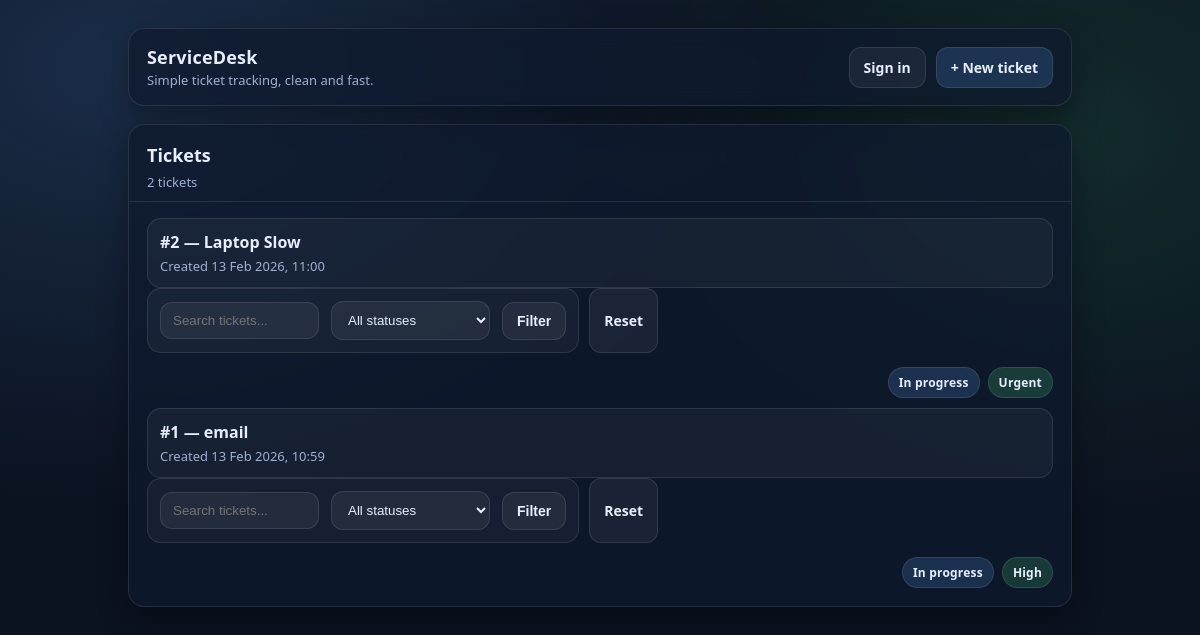
The app's page /tickets/, older data.
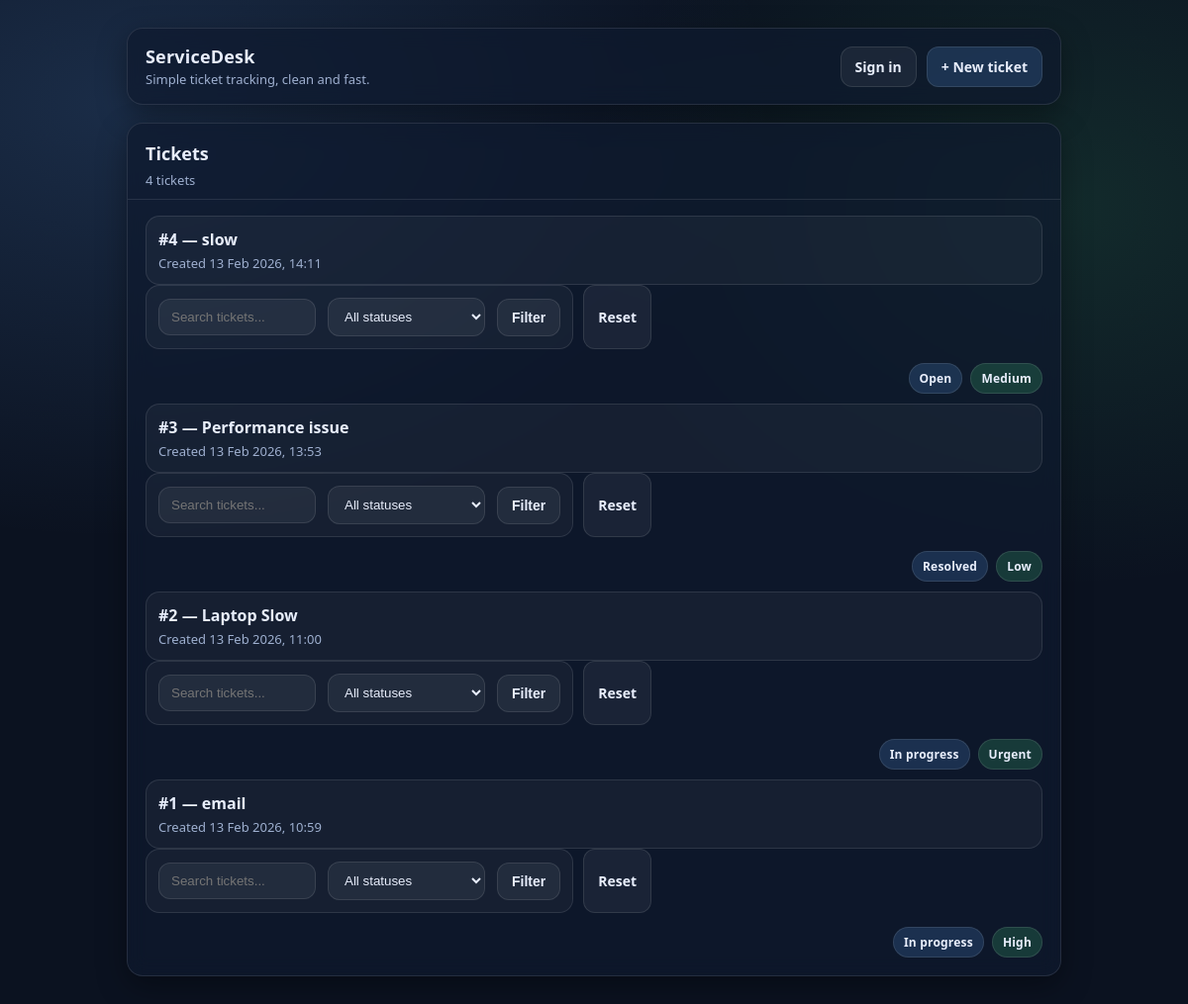
The same page, newer data.
### tickets/models.py (models this page shows, shortened)
class Ticket(models.Model):
    class Status(models.TextChoices):
        OPEN = "OPEN", "Open"
        IN_PROGRESS = "IN_PROGRESS", "In progress"
        RESOLVED = "RESOLVED", "Resolved"
        CLOSED = "CLOSED", "Closed"
    class Priority(models.TextChoices):
        LOW = "LOW", "Low"
        MEDIUM = "MEDIUM", "Medium"
        HIGH = "HIGH", "High"
        URGENT = "URGENT", "Urgent"
    title = models.CharField(max_length=200)
    description = models.TextField(blank=True)
    status = models.CharField(
        max_length=20,
        choices=Status.choices,
        default=Status.OPEN,
    )
    priority = models.CharField(
        max_length=10,
        choices=Priority.choices,
        default=Priority.MEDIUM,
    )
    owner = models.ForeignKey(
        settings.AUTH_USER_MODEL,
        on_delete=models.CASCADE,
        related_name="tickets",
        null=True,
        blank=True,
    )
    created_at = models.DateTimeField(auto_now_add=True)
    updated_at = models.DateTimeField(auto_now=True)

### tickets/views.py (the view)
# urls.py: path("tickets/", ticket_list, name="ticket_list"),
def ticket_list(request):
    q = request.GET.get("q", "").strip()
    status = request.GET.get("status", "").strip()
    tickets = Ticket.objects.all()
    if q:
        tickets = tickets.filter(
            Q(title__icontains=q) | Q(description__icontains=q)
        )
    if status:
        tickets = tickets.filter(status=status)
    tickets = tickets.order_by("-created_at")
    context = {
        "tickets": tickets,
        "q": q,
        "status": status,
        "status_choices": Ticket.Status.choices,
    }
    return render(request, "tickets/ticket_list.html", context)

### tickets/templates/tickets/ticket_list.html (shortened to what this page needs)
{% extends "tickets/base.html" %}
{% block topbar_actions %}
  <a class="btn primary" href="/tickets/new/">+ New ticket</a>
{% endblock %}
{% block content %}
  <div class="card">
    <div class="card-header">
      <h2>Tickets</h2>
      <div class="sub">
        {% if tickets %}
          {{ tickets|length }} ticket{{ tickets|length|pluralize }}
        {% else %}
          No tickets yet
        {% endif %}
      </div>
    </div>
    <div class="card-body">
      {% if tickets %}
        <ul class="list">
          {% for ticket in tickets %}
            <li>
              <a class="row" href="/tickets/{{ ticket.id }}/">
                <div class="row-left">
                  <div class="row-title">#{{ ticket.id }} — {{ ticket.title }}</div>
                  <div class="row-meta">
                    Created {{ ticket.created_at|date:"j M Y, H:i" }}
                  </div>
                </div>
                <form method="get" style="display:flex; gap:10px; flex-wrap:wrap; margin-bottom:14px;">
                  <input type="text" name="q" placeholder="Search tickets..." value="{{ q }}" style="max-width:340px;" />
                  <select name="status" style="max-width:220px;">
                    <option value="">All statuses</option>
                  </select>
                  <button class="btn" type="submit">Filter</button>
                  <a class="btn" href="/tickets/">Reset</a>
                </form>
                <div class="badges">
                  <span class="badge info">{{ ticket.get_status_display }}</span>
                  {% if ticket.get_priority_display == "URGENT" or ticket.get_priority_display == "HIGH" %}
                    <span class="badge bad">{{ ticket.get_priority_display }}</span>
                  {% elif ticket.get_priority_display == "MEDIUM" %}
                    <span class="badge warn">{{ ticket.get_priority_display }}</span>
                  {% else %}
                    <span class="badge good">{{ ticket.get_priority_display }}</span>
                  {% endif %}
                </div>
              </a>
            </li>
          {% endfor %}
        </ul>
      {% endif %}
    </div>
  </div>
{% endblock %}

### tickets/templates/tickets/base.html (shortened to what this page needs)
<!doctype html>
<html lang="en">
  <head>
  </head>
  <body>
    <div class="container">
      <div class="topbar">
        <div class="brand">
          <h1>ServiceDesk</h1>
          <p>Simple ticket tracking, clean and fast.</p>
        </div>
        <div>
          <div style="display:flex; gap:10px; align-items:center; flex-wrap:wrap; justify-content:flex-end;">
            {% if user.is_authenticated %}
              <span class="small">Signed in as <strong>{{ user.username }}</strong></span>
               <form method="post" action="/accounts/logout/" style="margin:0;">
                 {% csrf_token %}
                 <button class="btn" type="submit">Sign out</button>
               </form>
            {% else %}
              <a class="btn" href="/accounts/login/">Sign in</a>
            {% endif %}
            {% block topbar_actions %}{% endblock %}
          </div>
        </div>
      </div>
      {% block content %}{% endblock %}
    </div>
  </body>
</html>

### tickets/templates/tickets/base.html (style rules this page uses)
:root { --bg: #0b1220; --card: #0f1a2e; --muted: #9fb0d0; --text: #e8eefc; --border: rgba(255,255,255,.10); --shadow: 0 10px 30px rgba(0,0,0,.35); --radius: 16px; --good: rgba(74,222,128,.18); --warn: rgba(251,191,36,.18); --bad: rgba(248,113,113,.18); --info: rgba(96,165,250,.18); }
* { box-sizing: border-box; }
body { margin:0; font-family: ui-sans-serif, system-ui, -apple-system, Segoe UI, Roboto, Helvetica, Arial; background: radial-gradient(1200px 800px at 10% 10%, rgba(96,165,250,.18), transparent 55%), radial-gradient(900px 700px at 90% 20%, rgba(74,222,128,.12), transparent 55%), var(--bg); color: var(--text); }
a { color: inherit; text-decoration: none; }
.container { max-width: 980px; margin: 0 auto; padding: 28px 18px 60px; }
.topbar { display:flex; align-items:center; justify-content: space-between; gap: 12px; padding: 16px 18px; border: 1px solid var(--border); border-radius: var(--radius); background: rgba(15,26,46,.72); box-shadow: var(--shadow); backdrop-filter: blur(10px); }
.brand { display:flex; flex-direction: column; gap: 2px; }
.brand h1 { margin:0; font-size: 18px; letter-spacing: .2px; }
.brand p { margin:0; color: var(--muted); font-size: 13px; }
.btn { display:inline-flex; align-items:center; gap: 8px; padding: 10px 14px; border-radius: 12px; border: 1px solid var(--border); background: rgba(255,255,255,.06); color: var(--text); cursor:pointer; font-weight: 600; font-size: 14px; }
.btn.primary { background: rgba(96,165,250,.18); }
.card { margin-top: 18px; border: 1px solid var(--border); border-radius: var(--radius); background: rgba(15,26,46,.72); box-shadow: var(--shadow); backdrop-filter: blur(10px); overflow:hidden; }
.card-header { padding: 18px 18px 10px; border-bottom: 1px solid var(--border); }
.card-header h2 { margin:0; font-size: 18px; }
.card-header .sub { margin-top: 6px; color: var(--muted); font-size: 13px; }
.card-body { padding: 16px 18px 18px; }
.list { list-style: none; padding: 0; margin: 0; display:flex; flex-direction: column; gap: 10px; }
.row { display:flex; align-items:center; justify-content: space-between; gap: 12px; padding: 12px 12px; border: 1px solid var(--border); border-radius: 14px; background: rgba(255,255,255,.04); }
.row-left { min-width: 0; display:flex; flex-direction: column; gap: 4px; }
.row-title { font-weight: 700; white-space: nowrap; overflow: hidden; text-overflow: ellipsis; max-width: 620px; }
.row-meta { color: var(--muted); font-size: 13px; }
.badges { display:flex; gap: 8px; flex-wrap: wrap; justify-content: flex-end; }
.badge { padding: 6px 10px; border-radius: 999px; border: 1px solid var(--border); font-size: 12px; font-weight: 700; letter-spacing: .2px; }
.badge.info { background: var(--info); }
.badge.good { background: var(--good); }
input, textarea, select { width:100%; padding: 10px 12px; border-radius: 12px; border: 1px solid var(--border); background: rgba(255,255,255,.06); color: var(--text); outline: none; }

Row changes from the older to the newer data that the page shows:
added Ticket: id "4", title "slow", created_at "13 Feb 2026, 14:11", status "Open", priority "Medium"
added Ticket: id "3", title "Performance issue", created_at "13 Feb 2026, 13:53", status "Resolved", priority "Low"
Text that changed along with them:
{{ tickets|length }}: "2" → "4"
